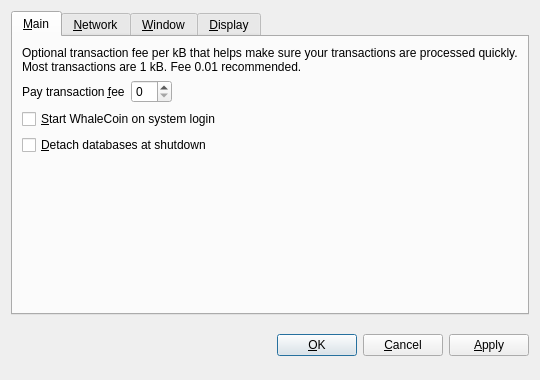
<?xml version="1.0" encoding="UTF-8"?>
<ui version="4.0">
 <class>OptionsDialog</class>
 <widget class="QDialog" name="OptionsDialog">
  <property name="geometry">
   <rect>
    <x>0</x>
    <y>0</y>
    <width>540</width>
    <height>380</height>
   </rect>
  </property>
  <property name="windowTitle">
   <string>Options</string>
  </property>
  <property name="modal">
   <bool>true</bool>
  </property>
  <layout class="QVBoxLayout" name="verticalLayout">
   <item>
    <widget class="QTabWidget" name="tabWidget">
     <property name="tabPosition">
      <enum>QTabWidget::North</enum>
     </property>
     <property name="currentIndex">
      <number>0</number>
     </property>
     <widget class="QWidget" name="tabMain">
      <attribute name="title">
       <string>&amp;Main</string>
      </attribute>
      <layout class="QVBoxLayout" name="verticalLayout_Main">
       <item>
        <widget class="QLabel" name="transactionFeeInfoLabel">
         <property name="text">
          <string>Optional transaction fee per kB that helps make sure your transactions are processed quickly. Most transactions are 1 kB. Fee 0.01 recommended.</string>
         </property>
         <property name="textFormat">
          <enum>Qt::PlainText</enum>
         </property>
         <property name="wordWrap">
          <bool>true</bool>
         </property>
        </widget>
       </item>
       <item>
        <layout class="QHBoxLayout" name="horizontalLayout_Main">
         <item>
          <widget class="QLabel" name="transactionFeeLabel">
           <property name="text">
            <string>Pay transaction &amp;fee</string>
           </property>
           <property name="textFormat">
            <enum>Qt::PlainText</enum>
           </property>
           <property name="buddy">
            <cstring>transactionFee</cstring>
           </property>
          </widget>
         </item>
         <item>
          <widget class="BitcoinAmountField" name="transactionFee"/>
         </item>
         <item>
          <spacer name="horizontalSpacer_Main">
           <property name="orientation">
            <enum>Qt::Horizontal</enum>
           </property>
           <property name="sizeHint" stdset="0">
            <size>
             <width>40</width>
             <height>20</height>
            </size>
           </property>
          </spacer>
         </item>
        </layout>
       </item>
       <item>
        <widget class="QCheckBox" name="bitcoinAtStartup">
         <property name="toolTip">
          <string>Automatically start WhaleCoin after logging in to the system.</string>
         </property>
         <property name="text">
          <string>&amp;Start WhaleCoin on system login</string>
         </property>
        </widget>
       </item>
       <item>
        <widget class="QCheckBox" name="detachDatabases">
         <property name="toolTip">
          <string>Detach block and address databases at shutdown. This means they can be moved to another data directory, but it slows down shutdown. The wallet is always detached.</string>
         </property>
         <property name="text">
          <string>&amp;Detach databases at shutdown</string>
         </property>
        </widget>
       </item>
       <item>
        <spacer name="verticalSpacer_Main">
         <property name="orientation">
          <enum>Qt::Vertical</enum>
         </property>
         <property name="sizeHint" stdset="0">
          <size>
           <width>20</width>
           <height>40</height>
          </size>
         </property>
        </spacer>
       </item>
      </layout>
     </widget>
     <widget class="QWidget" name="tabNetwork">
      <attribute name="title">
       <string>&amp;Network</string>
      </attribute>
      <layout class="QVBoxLayout" name="verticalLayout_Network">
       <item>
        <widget class="QCheckBox" name="mapPortUpnp">
         <property name="toolTip">
          <string>Automatically open the WhaleCoin client port on the router. This only works when your router supports UPnP and it is enabled.</string>
         </property>
         <property name="text">
          <string>Map port using &amp;UPnP</string>
         </property>
        </widget>
       </item>
       <item>
        <widget class="QCheckBox" name="connectSocks">
         <property name="toolTip">
          <string>Connect to the WhaleCoin network through a SOCKS proxy (e.g. when connecting through Tor).</string>
         </property>
         <property name="text">
          <string>&amp;Connect through SOCKS proxy:</string>
         </property>
        </widget>
       </item>
       <item>
        <layout class="QHBoxLayout" name="horizontalLayout_Network">
         <item>
          <widget class="QLabel" name="proxyIpLabel">
           <property name="text">
            <string>Proxy &amp;IP:</string>
           </property>
           <property name="textFormat">
            <enum>Qt::PlainText</enum>
           </property>
           <property name="buddy">
            <cstring>proxyIp</cstring>
           </property>
          </widget>
         </item>
         <item>
          <widget class="QValidatedLineEdit" name="proxyIp">
           <property name="maximumSize">
            <size>
             <width>140</width>
             <height>16777215</height>
            </size>
           </property>
           <property name="toolTip">
            <string>IP address of the proxy (e.g. 127.0.0.1)</string>
           </property>
          </widget>
         </item>
         <item>
          <widget class="QLabel" name="proxyPortLabel">
           <property name="text">
            <string>&amp;Port:</string>
           </property>
           <property name="textFormat">
            <enum>Qt::PlainText</enum>
           </property>
           <property name="buddy">
            <cstring>proxyPort</cstring>
           </property>
          </widget>
         </item>
         <item>
          <widget class="QLineEdit" name="proxyPort">
           <property name="maximumSize">
            <size>
             <width>55</width>
             <height>16777215</height>
            </size>
           </property>
           <property name="toolTip">
            <string>Port of the proxy (e.g. 9050)</string>
           </property>
          </widget>
         </item>
         <item>
          <widget class="QLabel" name="socksVersionLabel">
           <property name="text">
            <string>SOCKS &amp;Version:</string>
           </property>
           <property name="textFormat">
            <enum>Qt::PlainText</enum>
           </property>
           <property name="buddy">
            <cstring>socksVersion</cstring>
           </property>
          </widget>
         </item>
         <item>
          <widget class="QValueComboBox" name="socksVersion">
           <property name="toolTip">
            <string>SOCKS version of the proxy (e.g. 5)</string>
           </property>
          </widget>
         </item>
         <item>
          <spacer name="horizontalSpacer_Network">
           <property name="orientation">
            <enum>Qt::Horizontal</enum>
           </property>
           <property name="sizeHint" stdset="0">
            <size>
             <width>40</width>
             <height>20</height>
            </size>
           </property>
          </spacer>
         </item>
        </layout>
       </item>
       <item>
        <spacer name="verticalSpacer_Network">
         <property name="orientation">
          <enum>Qt::Vertical</enum>
         </property>
         <property name="sizeHint" stdset="0">
          <size>
           <width>20</width>
           <height>40</height>
          </size>
         </property>
        </spacer>
       </item>
      </layout>
     </widget>
     <widget class="QWidget" name="tabWindow">
      <attribute name="title">
       <string>&amp;Window</string>
      </attribute>
      <layout class="QVBoxLayout" name="verticalLayout_Window">
       <item>
        <widget class="QCheckBox" name="minimizeToTray">
         <property name="toolTip">
          <string>Show only a tray icon after minimizing the window.</string>
         </property>
         <property name="text">
          <string>&amp;Minimize to the tray instead of the taskbar</string>
         </property>
        </widget>
       </item>
       <item>
        <widget class="QCheckBox" name="minimizeOnClose">
         <property name="toolTip">
          <string>Minimize instead of exit the application when the window is closed. When this option is enabled, the application will be closed only after selecting Quit in the menu.</string>
         </property>
         <property name="text">
          <string>M&amp;inimize on close</string>
         </property>
        </widget>
       </item>
       <item>
        <spacer name="verticalSpacer_Window">
         <property name="orientation">
          <enum>Qt::Vertical</enum>
         </property>
         <property name="sizeHint" stdset="0">
          <size>
           <width>20</width>
           <height>40</height>
          </size>
         </property>
        </spacer>
       </item>
      </layout>
     </widget>
     <widget class="QWidget" name="tabDisplay">
      <attribute name="title">
       <string>&amp;Display</string>
      </attribute>
      <layout class="QVBoxLayout" name="verticalLayout_Display">
       <item>
        <layout class="QHBoxLayout" name="horizontalLayout_1_Display">
         <item>
          <widget class="QLabel" name="langLabel">
           <property name="text">
            <string>User Interface &amp;language:</string>
           </property>
           <property name="textFormat">
            <enum>Qt::PlainText</enum>
           </property>
           <property name="buddy">
            <cstring>lang</cstring>
           </property>
          </widget>
         </item>
         <item>
          <widget class="QValueComboBox" name="lang">
           <property name="toolTip">
            <string>The user interface language can be set here. This setting will take effect after restarting WhaleCoin.</string>
           </property>
          </widget>
         </item>
        </layout>
       </item>
       <item>
        <layout class="QHBoxLayout" name="horizontalLayout_2_Display">
         <item>
          <widget class="QLabel" name="unitLabel">
           <property name="text">
            <string>&amp;Unit to show amounts in:</string>
           </property>
           <property name="textFormat">
            <enum>Qt::PlainText</enum>
           </property>
           <property name="buddy">
            <cstring>unit</cstring>
           </property>
          </widget>
         </item>
         <item>
          <widget class="QValueComboBox" name="unit">
           <property name="toolTip">
            <string>Choose the default subdivision unit to show in the interface and when sending coins.</string>
           </property>
          </widget>
         </item>
        </layout>
       </item>
       <item>
        <widget class="QCheckBox" name="displayAddresses">
         <property name="toolTip">
          <string>Whether to show WhaleCoin addresses in the transaction list or not.</string>
         </property>
         <property name="text">
          <string>&amp;Display addresses in transaction list</string>
         </property>
        </widget>
       </item>
       <item>
        <spacer name="verticalSpacer_Display">
         <property name="orientation">
          <enum>Qt::Vertical</enum>
         </property>
         <property name="sizeHint" stdset="0">
          <size>
           <width>20</width>
           <height>40</height>
          </size>
         </property>
        </spacer>
       </item>
      </layout>
     </widget>
    </widget>
   </item>
   <item>
    <layout class="QHBoxLayout" name="horizontalLayout_Buttons">
     <item>
      <spacer name="horizontalSpacer_1">
       <property name="orientation">
        <enum>Qt::Horizontal</enum>
       </property>
       <property name="sizeHint" stdset="0">
        <size>
         <width>40</width>
         <height>48</height>
        </size>
       </property>
      </spacer>
     </item>
     <item>
      <widget class="QLabel" name="statusLabel">
       <property name="font">
        <font>
         <weight>75</weight>
         <bold>true</bold>
        </font>
       </property>
       <property name="text">
        <string/>
       </property>
       <property name="textFormat">
        <enum>Qt::PlainText</enum>
       </property>
       <property name="wordWrap">
        <bool>true</bool>
       </property>
      </widget>
     </item>
     <item>
      <spacer name="horizontalSpacer_2">
       <property name="orientation">
        <enum>Qt::Horizontal</enum>
       </property>
       <property name="sizeHint" stdset="0">
        <size>
         <width>40</width>
         <height>48</height>
        </size>
       </property>
      </spacer>
     </item>
     <item>
      <widget class="QPushButton" name="okButton">
       <property name="text">
        <string>&amp;OK</string>
       </property>
      </widget>
     </item>
     <item>
      <widget class="QPushButton" name="cancelButton">
       <property name="text">
        <string>&amp;Cancel</string>
       </property>
       <property name="autoDefault">
        <bool>false</bool>
       </property>
      </widget>
     </item>
     <item>
      <widget class="QPushButton" name="applyButton">
       <property name="text">
        <string>&amp;Apply</string>
       </property>
       <property name="autoDefault">
        <bool>false</bool>
       </property>
      </widget>
     </item>
    </layout>
   </item>
  </layout>
 </widget>
 <customwidgets>
  <customwidget>
   <class>BitcoinAmountField</class>
   <extends>QSpinBox</extends>
   <header>bitcoinamountfield.h</header>
  </customwidget>
  <customwidget>
   <class>QValueComboBox</class>
   <extends>QComboBox</extends>
   <header>qvaluecombobox.h</header>
  </customwidget>
  <customwidget>
   <class>QValidatedLineEdit</class>
   <extends>QLineEdit</extends>
   <header>qvalidatedlineedit.h</header>
  </customwidget>
 </customwidgets>
 <resources/>
 <connections/>
</ui>
